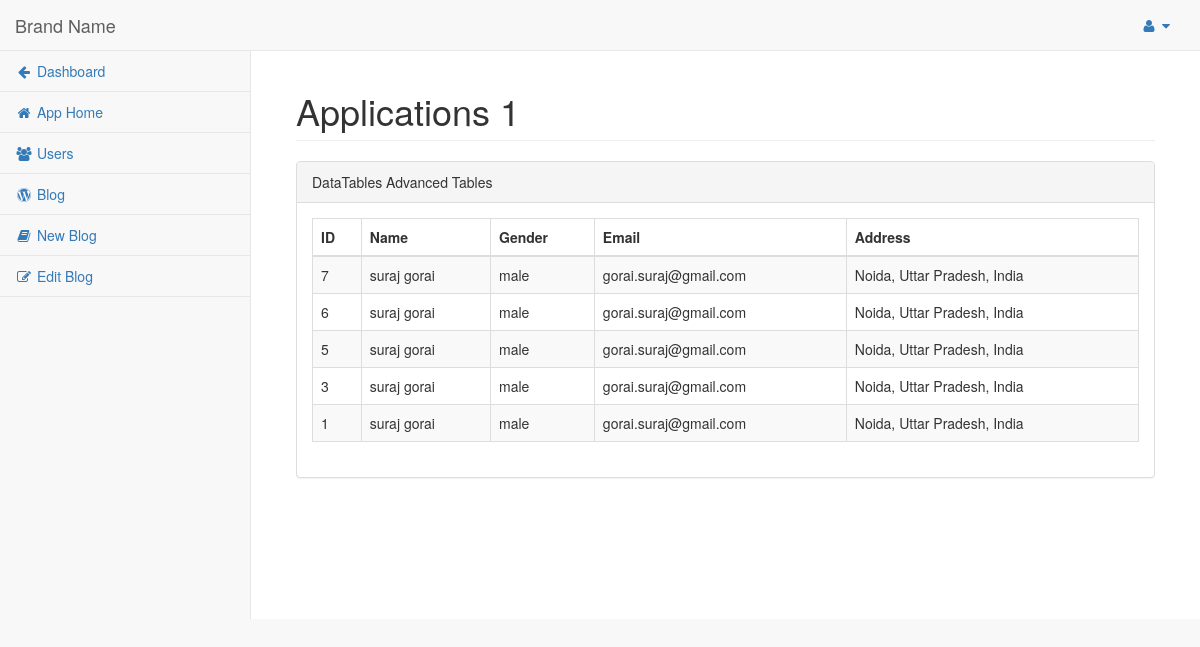
Page /pages/application_1/usersinfo.php (signed in) on the earlier database version.
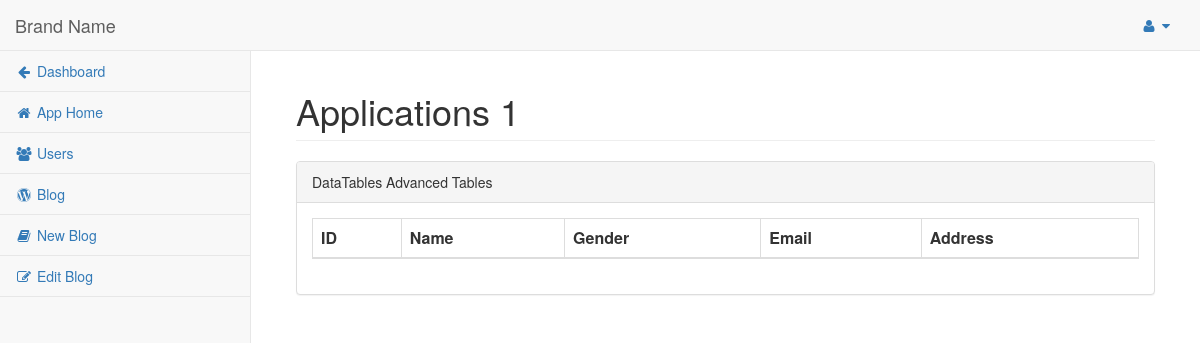
Same page on the later database version.
### tables this page shows
CREATE TABLE `app1_users` (
  `userid` int(11) NOT NULL,
  `phone_unique_id` varchar(100) NOT NULL,
  `fname` varchar(100) NOT NULL,
  `lname` varchar(100) NOT NULL,
  `gender` varchar(50) NOT NULL,
  `email` varchar(200) NOT NULL,
  `phone` varchar(50) NOT NULL,
  `address` varchar(500) NOT NULL,
  `notid` varchar(250) NOT NULL,
  `notid_status` tinyint(1) NOT NULL
);

### pages/application_1/includephp/fetchusers.php (called while the page is built, shortened)
<?php
    $sql = "SELECT `userid`,`fname`,`lname`,`gender`,`email`,`address` FROM `app1_users` ORDER BY userid DESC;";
    $result = mysqli_query($db, $sql);
    $count = mysqli_num_rows($result);
    if ($count >= 1) {
        $userinfo = $result;
    } else if ($count == 0) {
        $userinfo = "Data not found!!!";
        echo "<script type='text/javascript'> testtoast(); </script>";
    }
?>

### pages/application_1/usersinfo.php (the view, shortened to what the changed rows need)
<?php
    include '../session.php';
    include "includephp/fetchusers.php";
?>
<!DOCTYPE html>
<html lang="en">
<head>
    <link href="../../vendor/bootstrap/css/bootstrap.min.css" rel="stylesheet">
    <link href="../../vendor/metisMenu/metisMenu.min.css" rel="stylesheet">
    <link href="../../vendor/font-awesome/css/font-awesome.min.css" rel="stylesheet" type="text/css">
    <link href="../../dist/common/sb-admin-2.css" rel="stylesheet">
    <link href="../../dist/common/style.css" rel="stylesheet" type="text/css">
    <link href="../../vendor/datatables-plugins/dataTables.bootstrap.css" rel="stylesheet">
    <link href="../../vendor/datatables-responsive/dataTables.responsive.css" rel="stylesheet">
</head>
<body>
    <div id="wrapper">
        <nav class="navbar navbar-default navbar-static-top" role="navigation" style="margin-bottom: 0">
            <div class="navbar-header">
                <a class="navbar-brand" href="index.html">Brand Name</a>
            </div>
        </nav>
        <div id="page-wrapper">
            <div class="container-fluid">
                <div class="row">
                    <div class="col-lg-12">
                        <h1 class="page-header">Applications 1</h1>
                    </div>
                </div>
                <div class="row">
                <div class="col-lg-12">
                    <div class="row">
                <div class="col-lg-12">
                    <div class="panel panel-default">
                        <div class="panel-body">
                            <table width="100%" class="table table-striped table-bordered table-hover" id="dataTables-example">
                                <thead>
                                    <tr>
                                        <th>ID</th>
                                        <th>Name</th>
                                        <th>Gender</th>
                                        <th>Email</th>
                                        <th>Address</th>
                                    </tr>
                                </thead>
                                <tbody>
                                <?php
                                while ( $row = mysqli_fetch_array($userinfo, MYSQLI_ASSOC)){
                                ?>
                                    <tr class="gradeX">
                                        <td class="center"><?php echo $row['userid']; ?></td>
                                        <td class="center"><?php echo $row['fname']; ?> <?php echo $row['lname']; ?></td>
                                        <td class="center"><?php echo $row['gender']; ?></td>
                                        <td class="center"><?php echo $row['email']; ?></td>
                                        <td class="center"><?php echo $row['address']; ?></td>
                                    </tr>
                                    <?php
                               }
                                ?>
                                </tbody>
                            </table>
                        </div>
                    </div>
                </div>
            </div>
                </div>
        </div>
    </div>
    <link href="../../dist/toast/jquery.toast.min.css" rel="stylesheet">
</body>
</html>

Differences in the rows shown:
removed app1_users: userid "7", fname "suraj", lname "gorai", gender "male", email "gorai.suraj@gmail.com", address "Noida, Uttar Pradesh, India"
removed app1_users: userid "6", fname "suraj", lname "gorai", gender "male", email "gorai.suraj@gmail.com", address "Noida, Uttar Pradesh, India"
removed app1_users: userid "5", fname "suraj", lname "gorai", gender "male", email "gorai.suraj@gmail.com", address "Noida, Uttar Pradesh, India"
removed app1_users: userid "3", fname "suraj", lname "gorai", gender "male", email "gorai.suraj@gmail.com", address "Noida, Uttar Pradesh, India"
removed app1_users: userid "1", fname "suraj", lname "gorai", gender "male", email "gorai.suraj@gmail.com", address "Noida, Uttar Pradesh, India"
